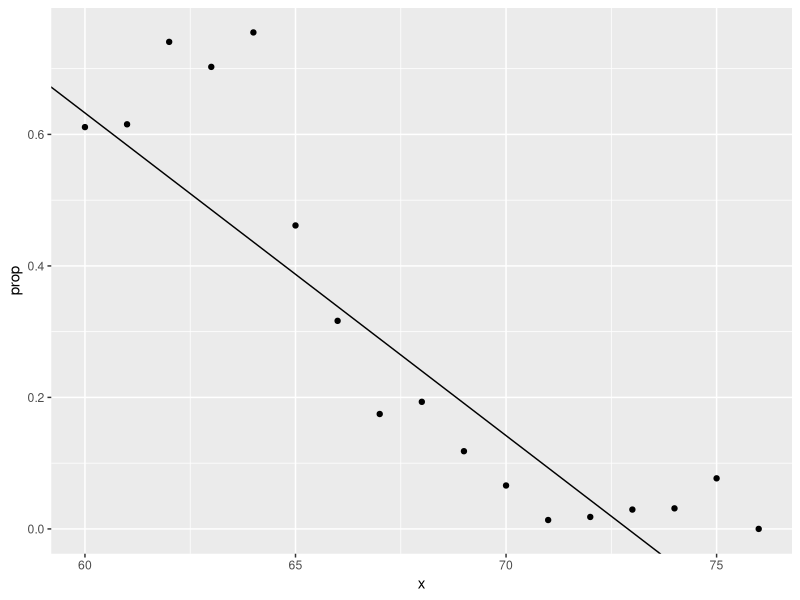
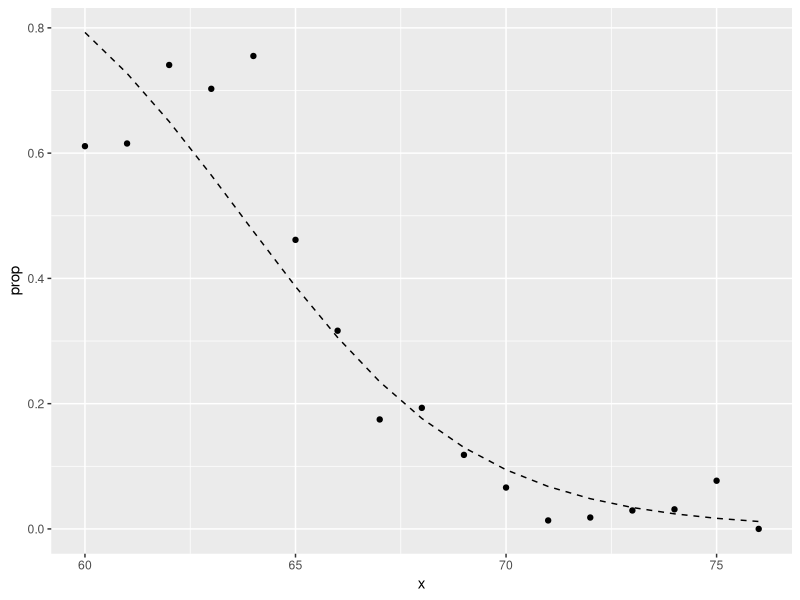

The R script that drew these images, in order:
library(tidyverse)
library(caret)
library(dslabs)
data("heights")

y <- heights$height

set.seed(2, sample.kind = "Rounding") #if you are using R 3.6 or later

test_index <- createDataPartition(y, times = 1, p = 0.5, list = FALSE)
train_set <- heights %>% slice(-test_index)
test_set <- heights %>% slice(test_index)

lm_fit <- mutate(train_set, y = as.numeric(sex == "Female")) %>% lm(y ~ height, data = .)
p_hat <- predict(lm_fit, test_set)

heights %>% 
  mutate(x = round(height)) %>%
  group_by(x) %>%
  filter(n() >= 10) %>%
  summarize(prop = mean(sex == "Female")) %>%
  ggplot(aes(x, prop)) +
  geom_point() + 
  geom_abline(intercept = lm_fit$coef[1], slope = lm_fit$coef[2])

range(p_hat)

# fit logistic regression model
glm_fit <- train_set %>% 
  mutate(y = as.numeric(sex == "Female")) %>%
  glm(y ~ height, data=., family = "binomial")

p_hat_logit <- predict(glm_fit, newdata = test_set, type = "response")

tmp <- heights %>% 
  mutate(x = round(height)) %>%
  group_by(x) %>%
  filter(n() >= 10) %>%
  summarize(prop = mean(sex == "Female")) 
logistic_curve <- data.frame(x = seq(min(tmp$x), max(tmp$x))) %>%
  mutate(p_hat = plogis(glm_fit$coef[1] + glm_fit$coef[2]*x))
tmp %>% 
  ggplot(aes(x, prop)) +
  geom_point() +
  geom_line(data = logistic_curve, mapping = aes(x, p_hat), lty = 2)

y_hat_logit <- ifelse(p_hat_logit > 0.5, "Female", "Male") %>% factor
confusionMatrix(y_hat_logit, test_set$sex)$overall[["Accuracy"]]
